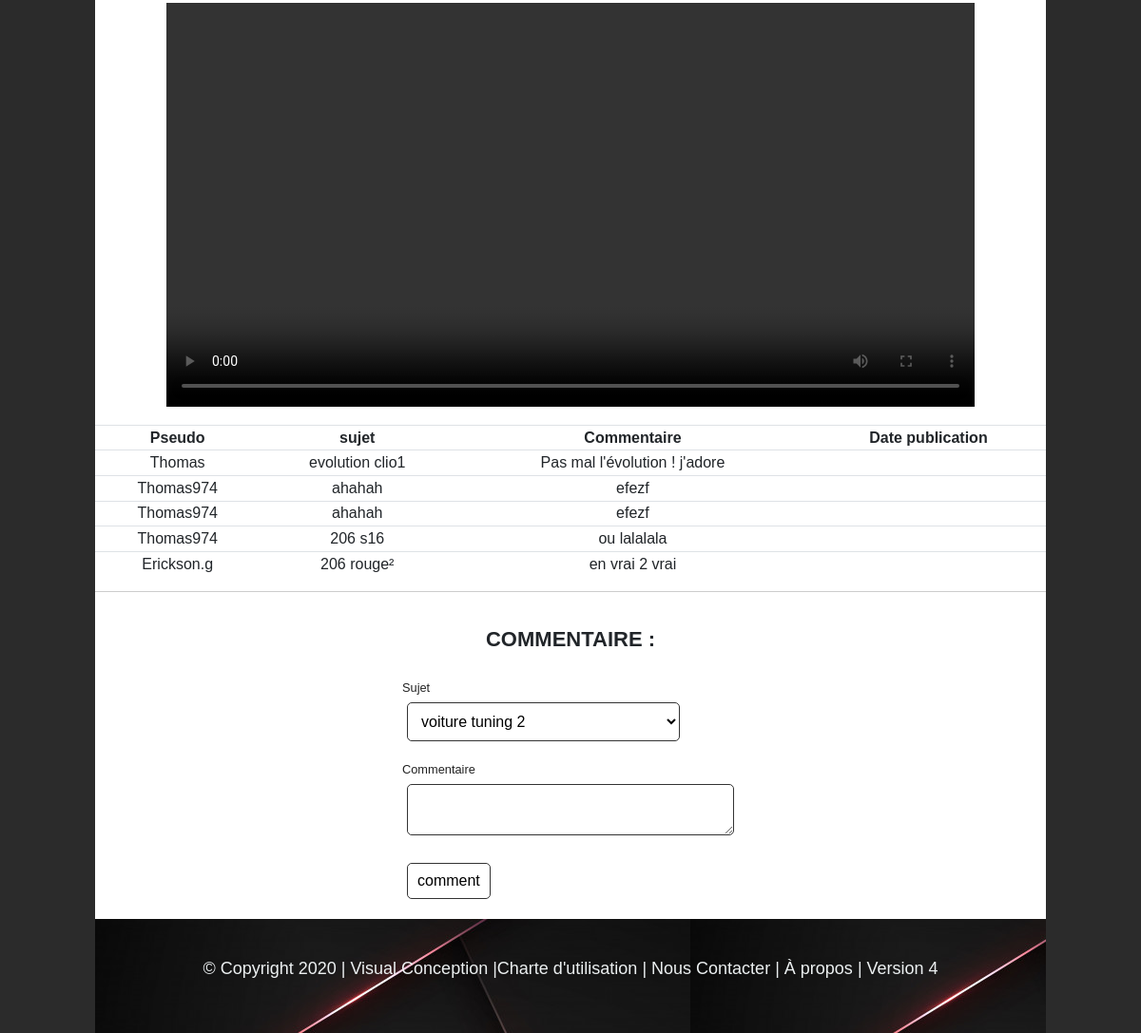
Before: /index.php?action=forum (signed in, lower part) with the older database file.
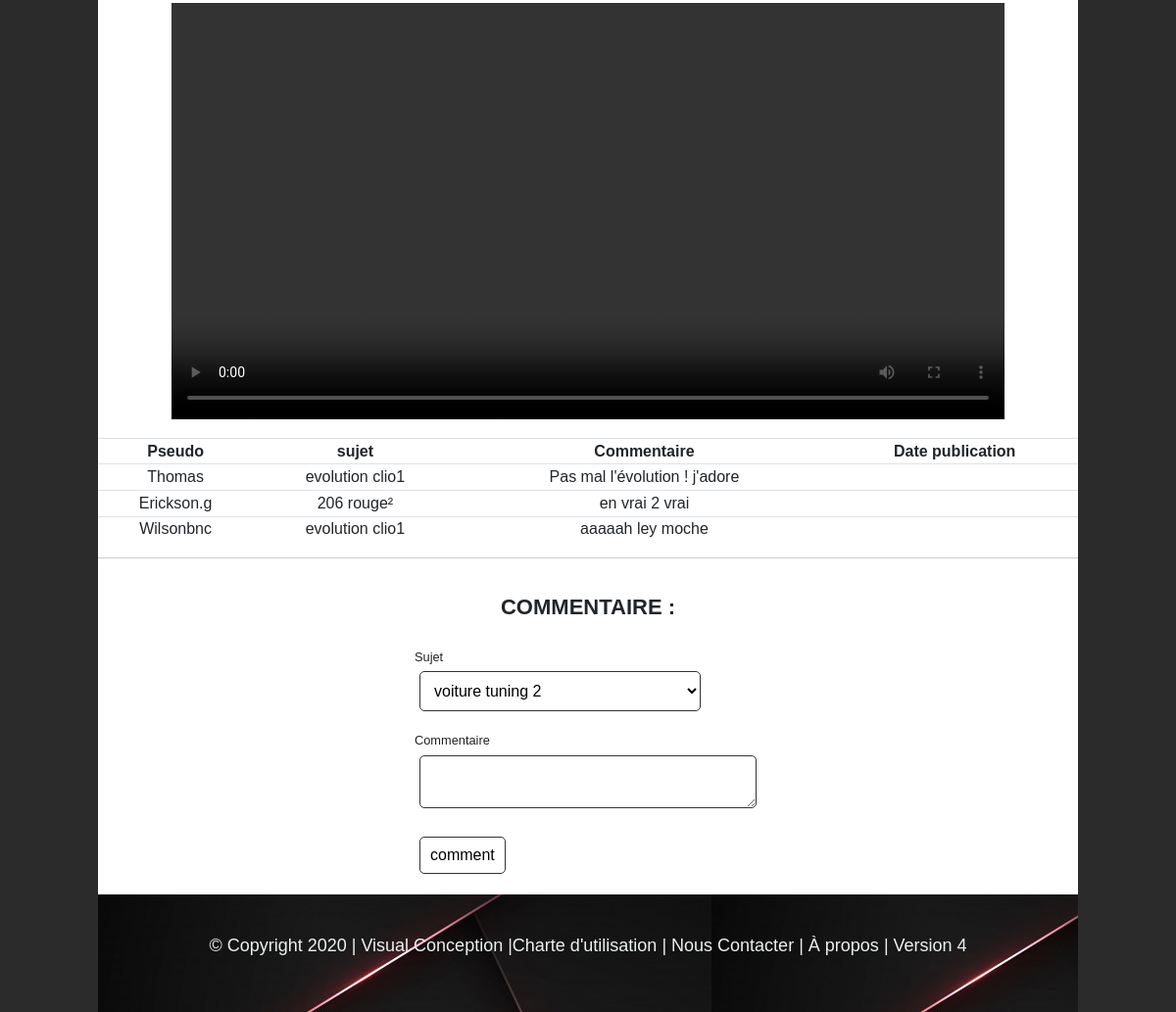
After: the same page with the newer database file.
### tables this page shows
CREATE TABLE `forum` (
  `num` int(11) NOT NULL,
  `pseudo` varchar(50) NOT NULL,
  `sujet` varchar(20) NOT NULL,
  `comment` text NOT NULL
);

### controleur/Forum.php (called while the page is built, shortened)
<?php
require_once("./modele/modele.php");
class Forum extends DB{
    function getcomments(){
      $strSQL = "SELECT * FROM forum ";
      $tabValeur = array("*");
      $forum = $this->Requete($strSQL, $tabValeur);
      return $forum;
    }
  }
?>

### modele/modele.php (called while the page is built, shortened)
<?php
class DB {
  private $cnx = null;
  function __construct(){
 $this->cnx = new PDO("mysql:host=localhost;dbname=lc_bdd;charset=utf8", "root", "root" );
  }
  function Requete($strSQL, $tblValeur){
    $this->resultat = $this->cnx->prepare($strSQL);
    $this->resultat->execute($tblValeur);
    return $this->resultat->fetchAll();
  }
}
?>

### vue/vueForum.php (the view, shortened to what this page needs)
<section id="pageContent">
    <h3> Evolution Clio 1 Tuning 2015-2018 </h3><br>
    <h3> voiture tuning 2 </h3><br>
    <center>
      <video class="video" src="./video/voiture_tuning_2.mp4" alt="voiture tuning 2" controls></video><br> <br>
    </center>
    <article>
        <table class="table table-sm">
        <tr>
        <th> Pseudo </th>
        <th> sujet </th>
        <th> Commentaire </th>
        <th> Date publication </th>
        </tr>
        <?php
              $tblcomment = (empty($tblcomment) ? $tblcomment=array() : $tblcomment);
              foreach ($tblcomment as $comment) {
                echo "<form action='index.php?action=Accueil' method='POST'>";
                echo
                "<tr>"
                    ."<td>".$comment['pseudo']."</td>"
                    ."<td>".$comment['sujet']."</td>"
                    ."<td>".$comment['comment'] ."</td>
                      <td>".$comment['date_publi']."</td
                </tr>";
                echo "</form>";
              }
            ?>
        </table>
        <hr>
      <div class="form-comment">
          <h2>commentaire :</h2><br>
          <form action="index.php?action=comment" method="POST">
              <label for="sujet">Sujet</label><br>
              <select name="sujet" id="sujet">
                <option value="voiture tuning 2">voiture tuning 2 </option>
              </select> <br><br>
              <label for="commentaire">Commentaire</label><br>
              <textarea id="com" name="com" cols="33">
              </textarea><br><br>
                <input  type="submit" name="action" value="comment">
                <br><br>
          </form>
      </div>
</article>
</section>

### index.php (shortened to what this page needs)
<?php
  try {
      if (isset($_REQUEST['action']))
      {
        require "./vue/vueHeader.php";
        require "./controleur/Forum.php";
        $comment = new Forum();
        if ($_GET['action'] == 'forum'){
          if (!empty($_SESSION["userId"]) || !empty($_SESSION["user"])) {
                $tblcomment = $comment->getcomments();
                include "./vue/vueForum.php";
          }else{
            include 'vue/erreurLogin.php';
            }
      }
       include "./vue/vueFooter.php";
      }else {
        include "./vue/vueHeader.php";
        include "./vue/vueMenu.php";
        include "./vue/vue.php";
        include "./vue/vueFooter.php";
      }
    }catch (Exception $e) {
      erreur($e->getMessage());
  }
?>

### vue/vueHeader.php (shortened to what this page needs)
<!doctype html>
<html lang="fr" class="no-js">
<head>
    <link rel="stylesheet" href="./style/bootstrap.min.css">
    <link rel="stylesheet" href="./style/style.css">
</head>

### vue/vueFooter.php (shortened to what this page needs)
</body>
    <footer>
        <p>&copy; Copyright 2020 | Visual Conception |<a class="text-decoration-none text-reset" href="index.php?action=charte" >Charte d'utilisation</a> | <a class="text-decoration-none text-reset" href="index.php?action=contact">Nous Contacter</a> | <a class="text-decoration-none text-reset" href="index.php?action=apropos">À propos</a> | Version 4 </a>
    </footer>
</html>

### style/style.css (style rules this page uses)
* { margin:0; padding:0; border:0; outline:0; font-size:100%; vertical-align:baseline; background:transparent }
a { text-decoration: none; }
h2 { font-size: 20px; }
article,aside,details,figcaption,figure,footer,header,hgroup,menu,nav,section { display:block; height:auto; }
a { margin:0; padding:0; font-size:100%; vertical-align:baseline; background:transparent }
table { border-collapse:collapse; border-spacing:0; }
hr { display:block; height:1px; border:0; border-top:1px solid #ccc; margin:1em 0; padding:0 }
section { background-color:#FFF; }
article h2 { font-weight: normal; margin-bottom: 12px; }
footer { background: url(../img/header.jpg); color: #ecf0f1; height: 120px; display: flex; align-items: center; justify-content: center; text-align: center; }
footer p { font-size: 18px; padding: 20px; }
label { font-size: 0.8em; margin-bottom: 0.25em; color: #222; font-weight: lighter; }
input, textarea, select { padding: 10px 10px; margin: 5px; border-radius: 5px; background-color: white; outline: none; border: 1px solid #333; }
input::placeholder { font-size: 1.2em; font-weight: lighter; color: #999; }
table { border-collapse: collapse; }
th, td { text-align: center; }
.form-comment { padding-top: 20px; display: flex; flex-direction: column; justify-self: center; align-items: center; }
.form-comment h2 { font-size: 22px; font-weight: bold; text-transform: uppercase; }
.video { width: 850px; }

### vue/vueFooter.php (style rules this page uses)
a { color:white; text-decoration:none; }

Changed rows visible on the page:
removed forum: pseudo "Thomas974", sujet "ahahah", comment "efezf"
removed forum: pseudo "Thomas974", sujet "ahahah", comment "efezf"
removed forum: pseudo "Thomas974", sujet "206 s16", comment "ou lalalala"
added forum: pseudo "Wilsonbnc", sujet "evolution clio1", comment "aaaaah ley moche"
